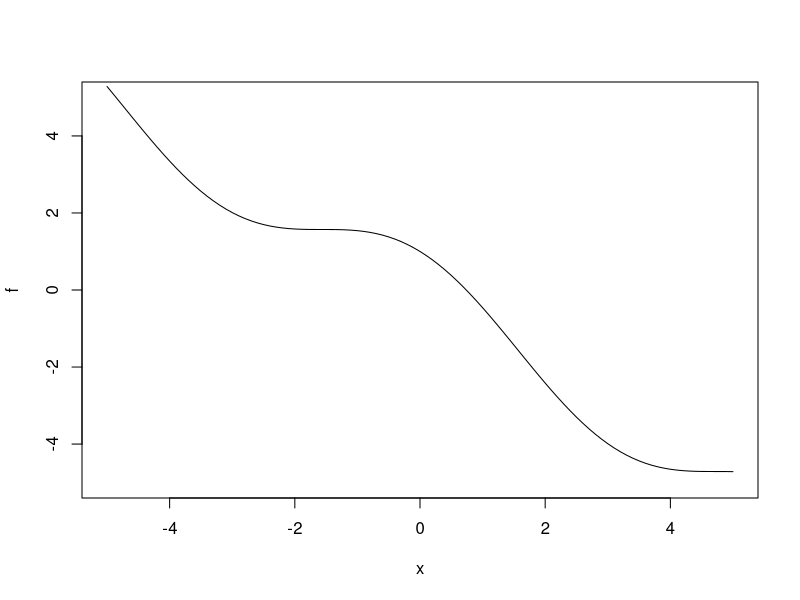

Write R code to recreate this figure.
## ---- chunk 1

#Newton-raphson
f <- function(x)  cos(x) -x
fp <- function(x) -sin(x) -1

plot (f, xlim=c(-5,5), ylim=c(-5,5))
newton <- function(guess, f, fp, tol=1e-7, iter=100) {
  i <- 1
  while ((abs(f(guess)) > tol) & (i < iter)) {
    guess <- guess - f(guess)/fp(guess)
    i <- i+1
  }
  if (i == iter) {
    stop('method did not converge')
    
  }
  guess
}
newton(1, f, fp)

#secant method

f <- function(x)  cos(x) -x

sm <- function (f, x1, x2, iter = 100, tols = 1e-07, tols1 = 1e-07) 
{
    i = 0
    while ((abs(x1 - x2) > tols) & (i < iter)) {
        s = x2 - f(x2) * (x2 - x1)/(f(x2) - f(x1))
        x1 = x2
        x2 = s
        i = i + 1
    }
    x2
 
  }
sm(f,0,2)

system.time(replicate(1000, sm(f,0,2)))
system.time(replicate(1000, newton(1,f,fp)))

## ---- chunk 2
CRAP = function() {
set.seed(100)
for (i in 1:3){
  
  x <- sum(ceiling(6*runif(2)))
  if (x == 7 || x ==11){
    print('you win')
  } 
  else {
    print ('you loose')  
}
  
      print(x)
}
}
## ---- chunk 3
CRAP = function() {
set.seed(1000)
for (i in 1:10){
  
  x <- sum(ceiling(6*runif(2)))
  if (x == 7 || x ==11){
    print('you win')
  } 
  else {
    print ('you loose')  
}
  
      print(x)
}
}


